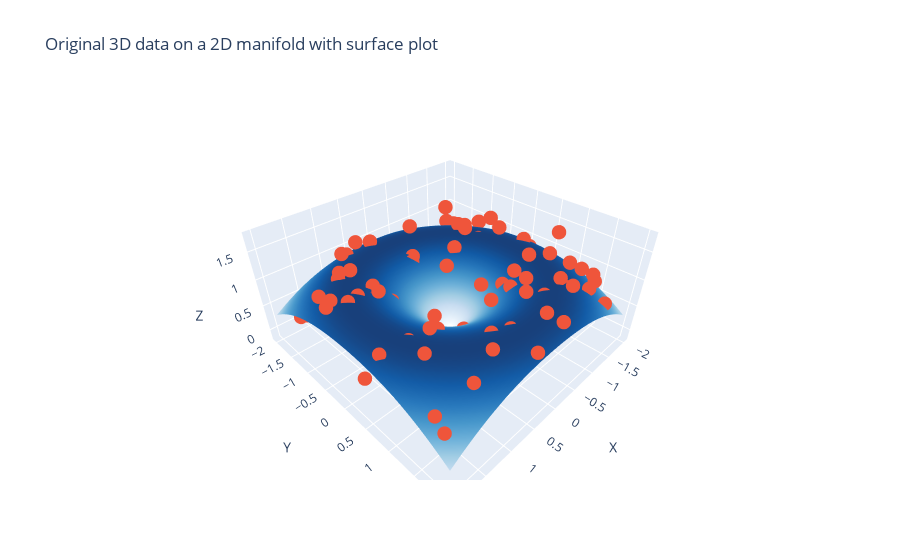

Notebook code for this chart:
### Markdown cell above
# Redukcja wymiarów

## Wstęp

Zwizualizujmy sobie nastepujacy zestaw danych:

### Code cell
import numpy as np
import pandas as pd
import plotly.graph_objs as go
import matplotlib.pyplot as plt

# Generate random data on a 2D manifold in 3D space
np.random.seed(42)
x = np.random.uniform(-2, 2, size=100)
y = np.random.uniform(-2, 2, size=100)
z = np.sin(np.sqrt(x ** 2 + y ** 2)) + np.random.normal(0, 0.2, size=100)

# Create 3D scatter plot of original data
fig = go.Figure()

# Add a surface plot of the 2D manifold
x_surf = np.linspace(-2, 2, 50)
y_surf = np.linspace(-2, 2, 50)
X_surf, Y_surf = np.meshgrid(x_surf, y_surf)
Z_surf = np.sin(np.sqrt(X_surf ** 2 + Y_surf ** 2))

fig.add_trace(go.Surface(x=X_surf, y=Y_surf, z=Z_surf, colorscale='Blues', showscale=False))

# Add the 3D scatter plot of the original data
fig.add_trace(go.Scatter3d(x=x, y=y, z=z, mode='markers', marker=dict(size=5)))

# Update the layout with title and axis labels
fig.update_layout(title='Original 3D data on a 2D manifold with surface plot',
                  scene=dict(xaxis_title='X', yaxis_title='Y', zaxis_title='Z'))

fig.show()
